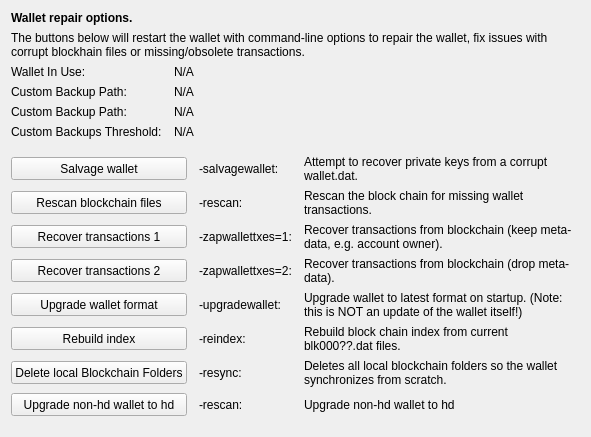
     <widget class="QWidget" name="tab_repair">
      <attribute name="title">
       <string>&amp;Wallet Repair</string>
      </attribute>
      <layout class="QGridLayout" name="gridLayout_4" columnstretch="0,0,0,0">
       <property name="horizontalSpacing">
        <number>12</number>
       </property>
       <item row="0" column="0" colspan="4">
        <widget class="QLabel" name="label_repair_header">
         <property name="font">
          <font>
           <weight>75</weight>
           <bold>true</bold>
          </font>
         </property>
         <property name="text">
          <string>Wallet repair options.</string>
         </property>
        </widget>
       </item>
       <item row="1" column="0" colspan="4">
        <widget class="QLabel" name="label_repair_helptext">
         <property name="font">
          <font>
           <weight>50</weight>
           <bold>false</bold>
          </font>
         </property>
         <property name="text">
          <string>The buttons below will restart the wallet with command-line options to repair the wallet, fix issues with corrupt blockhain files or missing/obsolete transactions.</string>
         </property>
         <property name="wordWrap">
          <bool>true</bool>
         </property>
        </widget>
       </item>
       <item row="2" column="0">
        <widget class="QLabel" name="wallet_path_label">
         <property name="text">
          <string>Wallet In Use:</string>
         </property>
        </widget>
       </item>
       <item row="2" column="1" colspan="3">
        <widget class="QLabel" name="wallet_path">
         <property name="cursor">
          <cursorShape>IBeamCursor</cursorShape>
         </property>
         <property name="text">
          <string>N/A</string>
         </property>
         <property name="textFormat">
          <enum>Qt::PlainText</enum>
         </property>
         <property name="textInteractionFlags">
          <set>Qt::LinksAccessibleByMouse|Qt::TextSelectableByKeyboard|Qt::TextSelectableByMouse</set>
         </property>
        </widget>
       </item>
       <item row="3" column="0">
        <widget class="QLabel" name="wallet_custombackuppath_label">
         <property name="visible">
          <bool>false</bool>
         </property>
         <property name="text">
          <string>Custom Backup Path:</string>
         </property>
        </widget>
       </item>
       <item row="3" column="1" colspan="3">
        <widget class="QLabel" name="wallet_custombackuppath">
         <property name="cursor">
          <cursorShape>IBeamCursor</cursorShape>
         </property>
         <property name="visible">
          <bool>false</bool>
         </property>
         <property name="text">
          <string>N/A</string>
         </property>
         <property name="textFormat">
          <enum>Qt::PlainText</enum>
         </property>
         <property name="textInteractionFlags">
          <set>Qt::LinksAccessibleByMouse|Qt::TextSelectableByKeyboard|Qt::TextSelectableByMouse</set>
         </property>
        </widget>
       </item>
       <item row="4" column="0">
        <widget class="QLabel" name="wallet_customzpivbackuppath_label">
         <property name="visible">
          <bool>false</bool>
         </property>
         <property name="text">
          <string>Custom Backup Path:</string>
         </property>
        </widget>
       </item>
       <item row="4" column="1" colspan="3">
        <widget class="QLabel" name="wallet_customzpivbackuppath">
         <property name="cursor">
          <cursorShape>IBeamCursor</cursorShape>
         </property>
         <property name="visible">
          <bool>false</bool>
         </property>
         <property name="text">
          <string>N/A</string>
         </property>
         <property name="textFormat">
          <enum>Qt::PlainText</enum>
         </property>
         <property name="textInteractionFlags">
          <set>Qt::LinksAccessibleByMouse|Qt::TextSelectableByKeyboard|Qt::TextSelectableByMouse</set>
         </property>
        </widget>
       </item>
       <item row="5" column="0">
        <widget class="QLabel" name="wallet_custombackupthreshold_label">
         <property name="visible">
          <bool>false</bool>
         </property>
         <property name="text">
          <string>Custom Backups Threshold:</string>
         </property>
        </widget>
       </item>
       <item row="5" column="1" colspan="3">
        <widget class="QLabel" name="wallet_custombackupthreshold">
         <property name="cursor">
          <cursorShape>IBeamCursor</cursorShape>
         </property>
         <property name="visible">
          <bool>false</bool>
         </property>
         <property name="text">
          <string>N/A</string>
         </property>
         <property name="textFormat">
          <enum>Qt::PlainText</enum>
         </property>
         <property name="textInteractionFlags">
          <set>Qt::LinksAccessibleByMouse|Qt::TextSelectableByKeyboard|Qt::TextSelectableByMouse</set>
         </property>
        </widget>
       </item>
       <item row="6" column="0">
        <spacer name="verticalSpacer_repair1">
         <property name="orientation">
          <enum>Qt::Vertical</enum>
         </property>
         <property name="sizeHint" stdset="0">
          <size>
           <width>10</width>
           <height>10</height>
          </size>
         </property>
        </spacer>
       </item>
       <item row="7" column="0" colspan="2">
        <widget class="QPushButton" name="btn_salvagewallet">
         <property name="minimumSize">
          <size>
           <width>100</width>
           <height>23</height>
          </size>
         </property>
         <property name="text">
          <string>Salvage wallet</string>
         </property>
        </widget>
       </item>
       <item row="7" column="2">
        <widget class="QLabel" name="label_repair_salvage_command">
         <property name="text">
          <string notr="true">-salvagewallet:</string>
         </property>
        </widget>
       </item>
       <item row="7" column="3">
        <widget class="QLabel" name="label_repair_salvage">
         <property name="text">
          <string>Attempt to recover private keys from a corrupt wallet.dat.</string>
         </property>
         <property name="wordWrap">
          <bool>true</bool>
         </property>
        </widget>
       </item>
       <item row="8" column="0" colspan="2">
        <widget class="QPushButton" name="btn_rescan">
         <property name="minimumSize">
          <size>
           <width>100</width>
           <height>23</height>
          </size>
         </property>
         <property name="text">
          <string>Rescan blockchain files</string>
         </property>
        </widget>
       </item>
       <item row="8" column="2">
        <widget class="QLabel" name="label_repair_rescan_command">
         <property name="text">
          <string notr="true">-rescan:</string>
         </property>
        </widget>
       </item>
       <item row="8" column="3">
        <widget class="QLabel" name="label_repair_rescan">
         <property name="text">
          <string>Rescan the block chain for missing wallet transactions.</string>
         </property>
         <property name="wordWrap">
          <bool>true</bool>
         </property>
        </widget>
       </item>
       <item row="9" column="0" colspan="2">
        <widget class="QPushButton" name="btn_zapwallettxes1">
         <property name="minimumSize">
          <size>
           <width>100</width>
           <height>23</height>
          </size>
         </property>
         <property name="text">
          <string>Recover transactions 1</string>
         </property>
        </widget>
       </item>
       <item row="9" column="2">
        <widget class="QLabel" name="label_repair_zap1_command">
         <property name="text">
          <string notr="true">-zapwallettxes=1:</string>
         </property>
        </widget>
       </item>
       <item row="9" column="3">
        <widget class="QLabel" name="label_repair_zap1">
         <property name="text">
          <string>Recover transactions from blockchain (keep meta-data, e.g. account owner).</string>
         </property>
         <property name="wordWrap">
          <bool>true</bool>
         </property>
        </widget>
       </item>
       <item row="10" column="0" colspan="2">
        <widget class="QPushButton" name="btn_zapwallettxes2">
         <property name="minimumSize">
          <size>
           <width>100</width>
           <height>23</height>
          </size>
         </property>
         <property name="text">
          <string>Recover transactions 2</string>
         </property>
        </widget>
       </item>
       <item row="10" column="2">
        <widget class="QLabel" name="label_repair_zap2_command">
         <property name="text">
          <string notr="true">-zapwallettxes=2:</string>
         </property>
        </widget>
       </item>
       <item row="10" column="3">
        <widget class="QLabel" name="label_repair_zap2">
         <property name="text">
          <string>Recover transactions from blockchain (drop meta-data).</string>
         </property>
         <property name="wordWrap">
          <bool>true</bool>
         </property>
        </widget>
       </item>
       <item row="11" column="0" colspan="2">
        <widget class="QPushButton" name="btn_upgradewallet">
         <property name="minimumSize">
          <size>
           <width>100</width>
           <height>23</height>
          </size>
         </property>
         <property name="text">
          <string>Upgrade wallet format</string>
         </property>
        </widget>
       </item>
       <item row="11" column="2">
        <widget class="QLabel" name="label_repair_upgrade_command">
         <property name="text">
          <string notr="true">-upgradewallet:</string>
         </property>
        </widget>
       </item>
       <item row="11" column="3">
        <widget class="QLabel" name="label_repair_upgrade">
         <property name="text">
          <string>Upgrade wallet to latest format on startup. (Note: this is NOT an update of the wallet itself!)</string>
         </property>
         <property name="wordWrap">
          <bool>true</bool>
         </property>
        </widget>
       </item>
       <item row="12" column="0" colspan="2">
        <widget class="QPushButton" name="btn_reindex">
         <property name="minimumSize">
          <size>
           <width>100</width>
           <height>23</height>
          </size>
         </property>
         <property name="text">
          <string>Rebuild index</string>
         </property>
        </widget>
       </item>
       <item row="12" column="2">
        <widget class="QLabel" name="label_repair_reindex_command">
         <property name="text">
          <string notr="true">-reindex:</string>
         </property>
        </widget>
       </item>
       <item row="12" column="3">
        <widget class="QLabel" name="label_repair_reindex">
         <property name="text">
          <string>Rebuild block chain index from current blk000??.dat files.</string>
         </property>
         <property name="wordWrap">
          <bool>true</bool>
         </property>
        </widget>
       </item>
       <item row="13" column="0" colspan="2">
        <widget class="QPushButton" name="btn_resync">
         <property name="minimumSize">
          <size>
           <width>100</width>
           <height>23</height>
          </size>
         </property>
         <property name="text">
          <string>Delete local Blockchain Folders</string>
         </property>
        </widget>
       </item>
       <item row="13" column="2">
        <widget class="QLabel" name="label_repair_resync_command">
         <property name="text">
          <string>-resync:</string>
         </property>
        </widget>
       </item>
       <item row="13" column="3">
        <widget class="QLabel" name="label_repair_resync">
         <property name="text">
          <string>Deletes all local blockchain folders so the wallet synchronizes from scratch.</string>
         </property>
         <property name="wordWrap">
          <bool>true</bool>
         </property>
        </widget>
       </item>
       <item row="14" column="0" colspan="2">
        <widget class="QPushButton" name="btn_convert_to_hd_Wallet">
         <property name="minimumSize">
          <size>
           <width>100</width>
           <height>23</height>
          </size>
         </property>
         <property name="text">
          <string>Upgrade non-hd wallet to hd</string>
         </property>
        </widget>
       </item>
       <item row="14" column="2">
        <widget class="QLabel" name="label_convert_to_hd_Wallet_command">
         <property name="text">
          <string>-rescan:</string>
         </property>
        </widget>
       </item>
       <item row="14" column="3">
        <widget class="QLabel" name="label_convert_to_hd_Wallet">
         <property name="text">
          <string>Upgrade non-hd wallet to hd</string>
         </property>
         <property name="wordWrap">
          <bool>true</bool>
         </property>
        </widget>
       </item>
       <item row="15" column="0">
        <spacer name="verticalSpacer_repair2">
         <property name="orientation">
          <enum>Qt::Vertical</enum>
         </property>
         <property name="sizeHint" stdset="0">
          <size>
           <width>20</width>
           <height>10</height>
          </size>
         </property>
        </spacer>
       </item>
      </layout>
     </widget>
